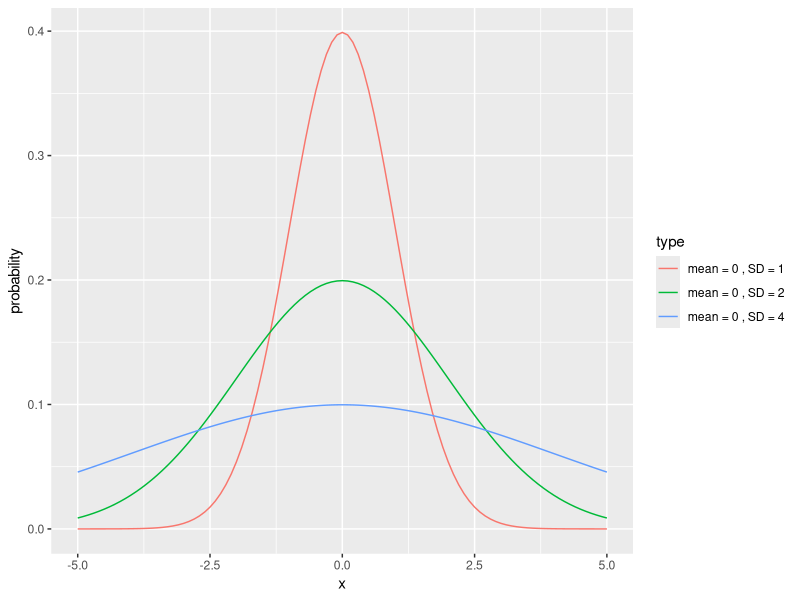
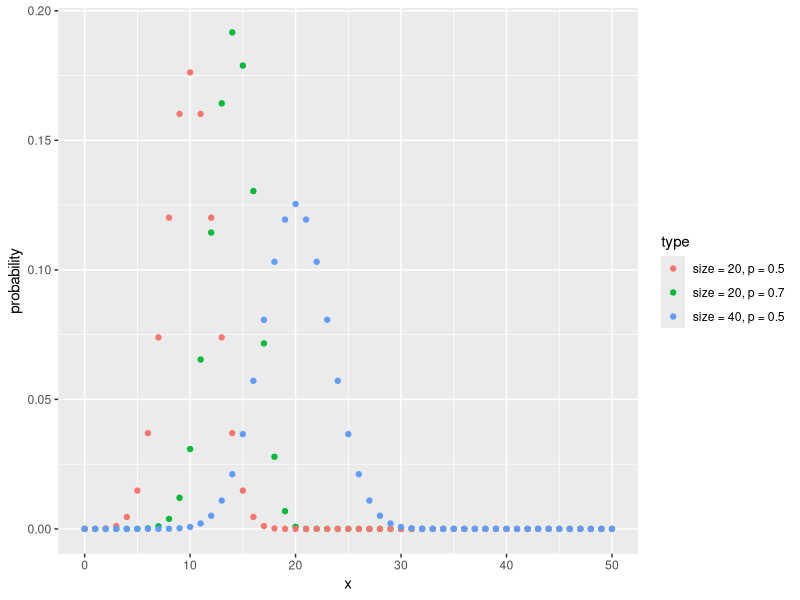
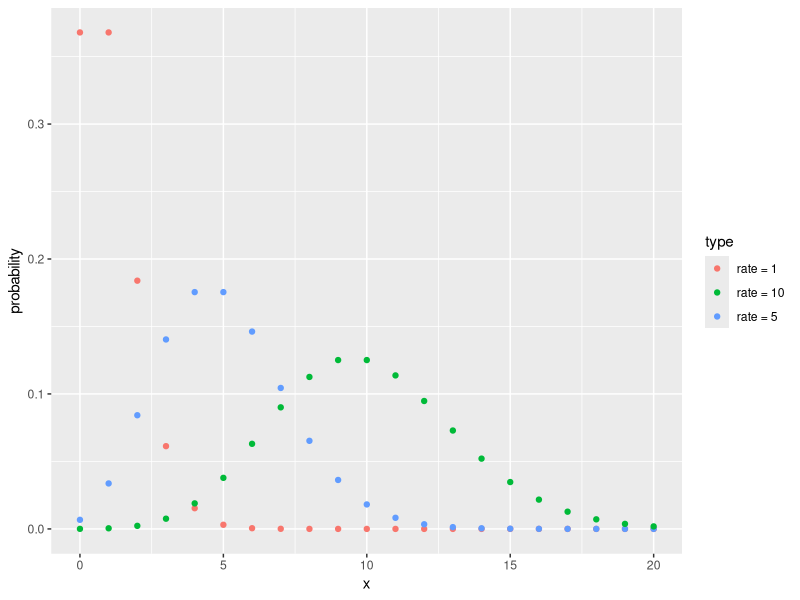
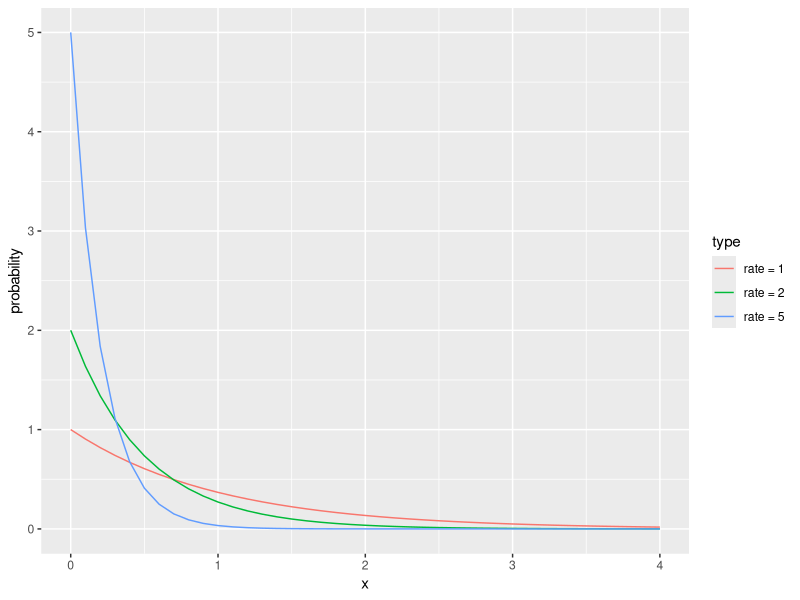
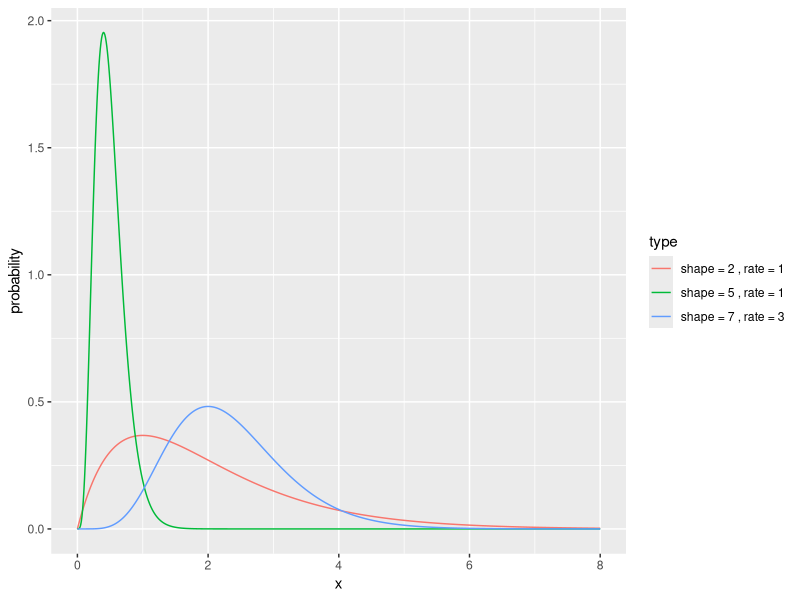

Write R code to recreate these figures, in order.
## ---- chunk 1
setwd("~/repos/statistical_inference/practical_statistics/") #set your working directory here
library( ggplot2 )
x <- seq(-5,5 , by = 0.1)
y1 <- dnorm(x , mean = 0 , sd = 1)
y2 <- dnorm(x , mean = 0 , sd = 2)
y3 <- dnorm(x , mean = 0 , sd = 4)
df1 <- as.data.frame( y1 ) #turn vector into dataframe
colnames(df1) = 'probability' #change column names
df2 <- as.data.frame( y2 ) #turn vector into dataframe
colnames(df2) = 'probability' #change column names
df3 <- as.data.frame( y3 ) #turn vector into dataframe
colnames(df3) = 'probability' #change column names
df1$type <- 'mean = 0 , SD = 1' #create a new column called 'type'
df2$type <- 'mean = 0 , SD = 2' #create a new column called 'type'
df3$type <- 'mean = 0 , SD = 4' #create a new column called 'type'
df <- rbind(df1,df2,df3) #build dataframe from these data
df$x <- x
p <- ggplot( df , aes( x = x , y = probability, color = type))
p + geom_line() + scale_fill_discrete()
## ---- chunk 2
setwd("~/repos/statistical_inference/practical_statistics/") #set your working directory here
library( ggplot2 )
x <- seq(0,50)
y1 <- dbinom(x , size = 20 ,prob = 0.7 )
y2 <- dbinom(x , size = 20 ,prob = 0.5 )
y3 <- dbinom(x , size = 40 ,prob = 0.5 )
df1 <- as.data.frame( y1 ) #turn vector into dataframe
colnames(df1) = 'probability' #change column names
df2 <- as.data.frame( y2 ) #turn vector into dataframe
colnames(df2) = 'probability' #change column names
df3 <- as.data.frame( y3 ) #turn vector into dataframe
colnames(df3) = 'probability' #change column names
df1$type <- 'size = 20, p = 0.7' #create a new column called 'type'
df2$type <- 'size = 20, p = 0.5' #create a new column called 'type'
df3$type <- 'size = 40, p = 0.5' #create a new column called 'type'
df <- rbind(df1,df2,df3) #build dataframe from these data
df$x <- x
p <- ggplot( df , aes( x = x , y = probability, color = type))
p + geom_point() + scale_fill_discrete()
## ---- chunk 3
x <- seq(0,20)
y1 <- dpois(x , lambda = 1 )
y2 <- dpois(x , lambda = 5 )
y3 <- dpois(x , lambda = 10 )
df1 <- as.data.frame( y1 ) #turn vector into dataframe
colnames(df1) = 'probability' #change column names
df2 <- as.data.frame( y2 ) #turn vector into dataframe
colnames(df2) = 'probability' #change column names
df3 <- as.data.frame( y3 ) #turn vector into dataframe
colnames(df3) = 'probability' #change column names
df1$type <- 'rate = 1' #create a new column called 'type'
df2$type <- 'rate = 5' #create a new column called 'type'
df3$type <- 'rate = 10' #create a new column called 'type'
df <- rbind(df1,df2,df3) #build dataframe from these data
df$x <- x
p <- ggplot( df , aes( x = x , y = probability, color = type))
p + geom_point() + scale_fill_discrete()
## ---- chunk 4
x <- seq(0,4 , by = 0.1)
y1 <- dexp(x , rate = 1 )
y2 <- dexp(x , rate = 2 )
y3 <- dexp(x , rate = 5 )
df1 <- as.data.frame( y1 ) #turn vector into dataframe
colnames(df1) = 'probability' #change column names
df2 <- as.data.frame( y2 ) #turn vector into dataframe
colnames(df2) = 'probability' #change column names
df3 <- as.data.frame( y3 ) #turn vector into dataframe
colnames(df3) = 'probability' #change column names
df1$type <- 'rate = 1' #create a new column called 'type'
df2$type <- 'rate = 2' #create a new column called 'type'
df3$type <- 'rate = 5' #create a new column called 'type'
df <- rbind(df1,df2,df3) #build dataframe from these data
df$x <- x
p <- ggplot( df , aes( x = x , y = probability, color = type))
p + geom_line() + scale_fill_discrete()
## ---- chunk 5
x <- seq(0,8 , by = 0.01)
y1 <- dgamma(x , shape = 2 , rate = 1 )
y2 <- dgamma(x , shape = 5 , rate = 10 )
y3 <- dgamma(x , shape = 7 , rate = 3 )
df1 <- as.data.frame( y1 ) #turn vector into dataframe
colnames(df1) = 'probability' #change column names
df2 <- as.data.frame( y2 ) #turn vector into dataframe
colnames(df2) = 'probability' #change column names
df3 <- as.data.frame( y3 ) #turn vector into dataframe
colnames(df3) = 'probability' #change column names
df1$type <- 'shape = 2 , rate = 1' #create a new column called 'type'
df2$type <- 'shape = 5 , rate = 1' #create a new column called 'type'
df3$type <- 'shape = 7 , rate = 3' #create a new column called 'type'
df <- rbind(df1,df2,df3) #build dataframe from these data
df$x <- x
p <- ggplot( df , aes( x = x , y = probability, color = type))
p + geom_line() + scale_fill_discrete()
